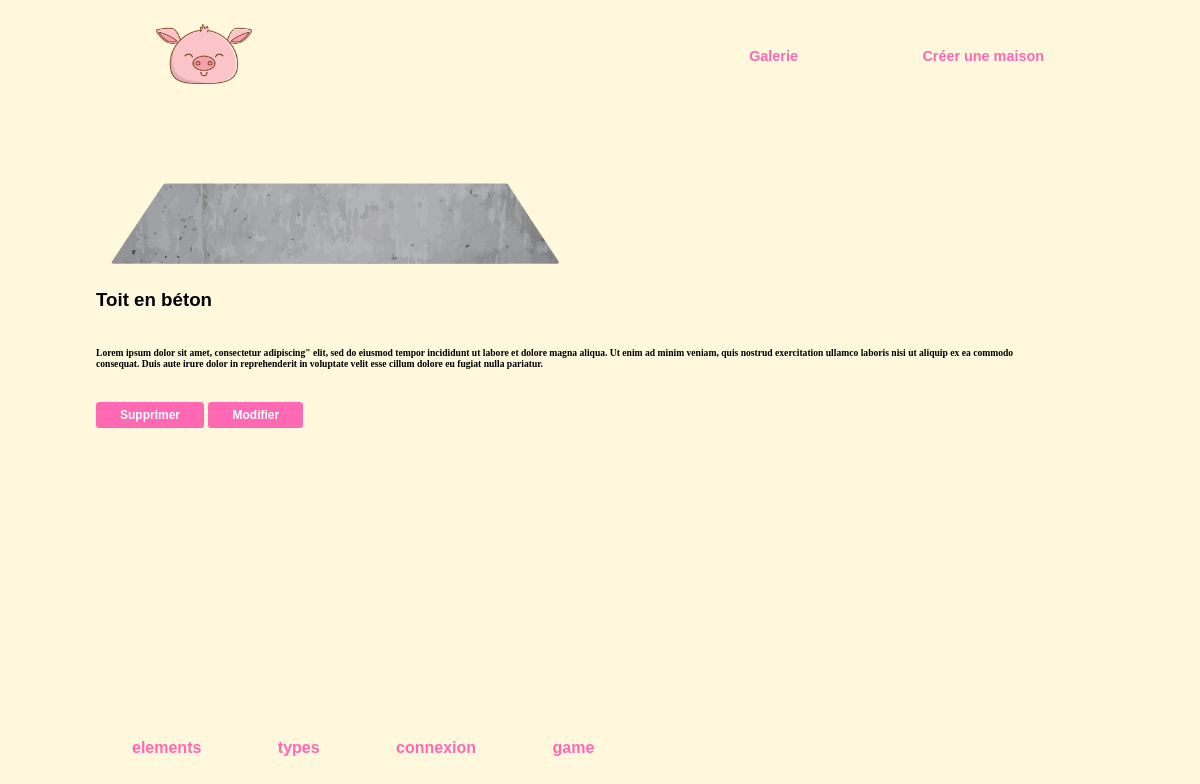
/buildimac/element/1, run on the app's committed database.
### tables this page shows
CREATE TABLE ELEMENT(
        Id_E          Int  Auto_increment  NOT NULL ,
        Name_E         Varchar (50) NOT NULL ,
        Image_E         Varchar (50) NOT NULL ,
        Description_E   Text, 
        Id_type         Int NOT NULL 
	,PRIMARY KEY (Id_E) 
    ,FOREIGN KEY (Id_type) REFERENCES TYPE(Id_T)
);

### controllers/Controller.php (called while the page is built, shortened)
<?php
class Controller{
	public function view($temp, $datatab=array()){
		include("views/".$temp);
	}
}

### controllers/ElementController.php (called while the page is built, shortened)
<?php
class ElementController extends Controller{
	public function read(int $id){
		$elements = $this->Element->getById($id);
		$this->view('oneElement.php', compact('elements'));
	}
}

### models/Element.php (called while the page is built, shortened)
<?php
class Element extends Model
{
	public function __construct()
	{
		$this->table = "element";
		$this->idName = "Id_E";
	}
}

### models/Model.php (called while the page is built, shortened)
<?php
class Model{
	protected $connexion;
	public $table;
	public $idName;
	public function __construct(){
		try{
			$this->connexion = new PDO("mysql:host=" . DB_HOST . ";dbname=" . DB_NAME, DB_USER, DB_PASSWORD);
		}catch(PDOException $exception){
			echo "Error :  " . $exception->getMessage();
		}
	}
	public function getById(int $id){
		$sql = "SELECT * FROM " . $this->table . " WHERE ".$this->idName." = ? ";
		$query = $this->connexion->prepare($sql);
		$query->execute(array($id));
		return $query;
	}
}

### views/oneElement.php (the view)
<div class="contain">
	<?php
	foreach ($elements as $element) { ?>
		<img src=<?= $element['Image_E'] ?>>
		<h3><?= $element['Name_E'] ?></h3>
		<p><?= $element['Description_E'] ?></p>
		<a class="submit" href ="/buildimac/element/delete/<?= $element['Id_E']?>" >Supprimer</a>
		<a class="submit" href ="/buildimac/element/modify/<?= $element['Id_E']?>" >Modifier</a>
	<?php } ?>
</div>

### css/style.css (style rules this page uses)
* { margin: 0; padding: 0; overflow-x: hidden; }
body { font-weight: bold; font-family: 'Gill Sans', 'Gill Sans MT', Calibri, 'Trebuchet MS', sans-serif; color: black ; background-color: cornsilk; box-sizing: border-box; margin: 1vw 8vw 3vw; }
.contain { width: 78vw; min-height: 80vh; position: relative; }
a { text-decoration: none !important; color : hotpink; padding: 0 3vw; }
p { font-size: 0.8vw; margin: 3vw 0; font-family: Cambria, Cochin, Georgia, Times, 'Times New Roman', serif; }
img { max-width: 40vw; }
.submit { min-height: 7vh; width: 15vw; border: none; font-size: 1vw; margin: 1vh 0; padding: 0.5vw 2vw; border-radius: 0.3vw; margin-left: auto; margin-right: auto; background-color: rgb(255, 105, 180); color: white ; }

### data on the page
element: Name_E "Toit en béton", Description_E "Lorem ipsum dolor sit amet, consectetur adipiscing\" elit, sed do eiusmod tempor incididunt ut labore et dolore magna aliqua. Ut enim ad minim veniam, quis nostrud exercitation ullamco laboris nisi ut aliquip ex ea commodo consequat. Duis aute irure dolor in reprehenderit in voluptate velit esse cillum dolore eu fugiat nulla pariatur."
